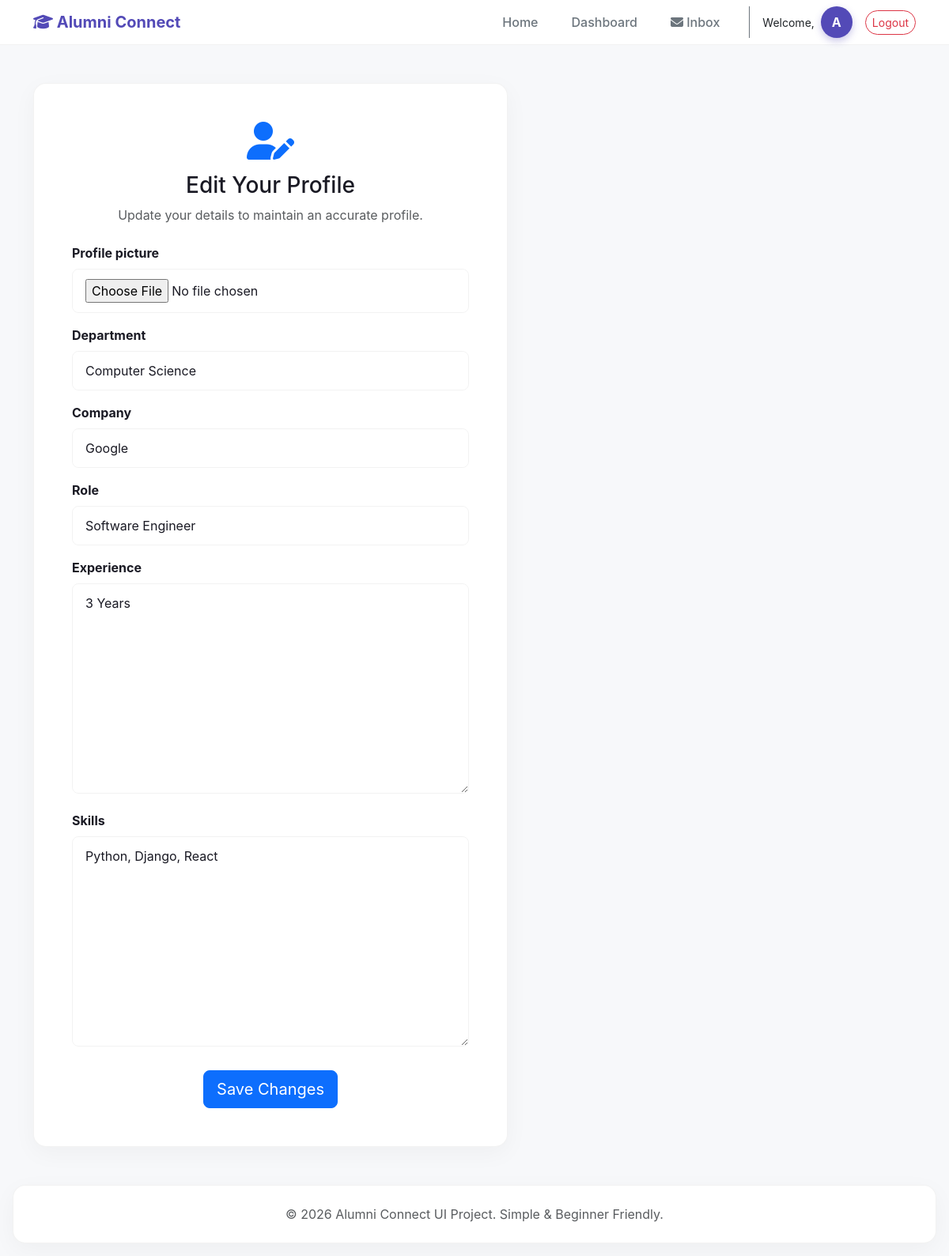
The app's page /profile/edit/ (signed in) with its own data.
### mainapp/models.py (models this page shows, shortened)
class User(AbstractUser):
    is_student = models.BooleanField('student status', default=False)
    is_alumni = models.BooleanField('alumni status', default=False)

class AlumniProfile(models.Model):
    user = models.OneToOneField(User, on_delete=models.CASCADE, related_name='alumni_profile')
    profile_picture = models.ImageField(upload_to='profile_pics/', blank=True, null=True)
    department = models.CharField(max_length=100)
    company = models.CharField(max_length=100, blank=True)
    role = models.CharField(max_length=100, blank=True)
    experience = models.TextField(blank=True)  # in years or description
    skills = models.TextField(blank=True)
    is_verified = models.BooleanField(default=False)

### mainapp/views.py (the view)
# urls.py: path('profile/edit/', views.edit_profile_view, name='edit_profile'),
@login_required
def edit_profile_view(request):
    if getattr(request.user, 'is_student', False):
        profile = request.user.student_profile
        from .forms import StudentProfileForm
        form_class = StudentProfileForm
        redirect_to = 'student_dashboard'
    elif getattr(request.user, 'is_alumni', False):
        profile = request.user.alumni_profile
        from .forms import AlumniProfileForm
        form_class = AlumniProfileForm
        redirect_to = 'alumni_dashboard'
    else:
        return redirect('home')
    if request.method == 'POST':
        form = form_class(request.POST, request.FILES, instance=profile)
        if form.is_valid():
            form.save()
            return redirect(redirect_to)
    else:
        form = form_class(instance=profile)
    return render(request, 'edit_profile.html', {'form': form})

### mainapp/forms.py
class AlumniProfileForm(forms.ModelForm):
    class Meta:
        model = AlumniProfile
        fields = ['profile_picture', 'department', 'company', 'role', 'experience', 'skills']

### templates/edit_profile.html (shortened to what this page needs)
{% extends 'base.html' %}
{% block content %}
<div class="auth-wrapper fade-in">
    <div class="glass-card p-5 tilt-effect" style="max-width: 600px; width: 100%;">
        <div class="text-center mb-4">
            <i class="fa-solid fa-user-pen text-primary mb-3" style="font-size: 3rem;"></i>
            <h3>Edit Your Profile</h3>
            <p class="text-muted">Update your details to maintain an accurate profile.</p>
        </div>
        <form method="post" enctype="multipart/form-data" autocomplete="off">
            {% for field in form %}
                <div class="mb-3 text-start">
                    <label class="form-label fw-bold">{{ field.label }}</label>
                    <div style="color:var(--text-color);">
                        {{ field }}
                    </div>
                </div>
            {% endfor %}
            <div class="d-grid gap-2 mt-4 text-center">
                <button type="submit" class="btn btn-3d btn-lg btn-primary" style="max-width: 250px; margin: 0 auto;">Save Changes</button>
            </div>
        </form>
    </div>
</div>
{% endblock %}

### templates/base.html (shortened to what this page needs)
{% load static %}
<!DOCTYPE html>
<html lang="en">
<head>
    <link href="https://cdn.jsdelivr.net/npm/bootstrap@5.3.0/dist/css/bootstrap.min.css" rel="stylesheet">
    <link rel="stylesheet" href="https://cdnjs.cloudflare.com/ajax/libs/font-awesome/6.4.0/css/all.min.css">
    <link rel="stylesheet" href="{% static 'css/style.css' %}">
</head>
<body>
    <nav class="navbar navbar-expand-lg modern-navbar sticky-top tilt-effect">
        <div class="container tilt-inner">
            <a class="navbar-brand fw-bold " href="{% url 'home' %}">
                <i class="fa-solid fa-graduation-cap text-primary-brand"></i> <span class="text-primary-brand">Alumni Connect</span>
            </a>
            <div class="collapse navbar-collapse" id="navbarNav">
                <ul class="navbar-nav ms-auto align-items-center">
                    <li class="nav-item">
                        <a class="nav-link {% if request.resolver_match.url_name == 'home' %}active-pill{% endif %}" href="{% url 'home' %}">Home</a>
                    </li>
                    {% if user.is_authenticated %}
                        {% if user.is_student %}
                        <li class="nav-item"><a class="nav-link {% if request.resolver_match.url_name == 'student_dashboard' %}active-pill{% endif %}" href="{% url 'student_dashboard' %}">Dashboard</a></li>
                        <li class="nav-item"><a class="nav-link {% if request.resolver_match.url_name == 'chat_inbox' %}active-pill{% endif %}" href="{% url 'chat_inbox' %}"><i class="fa-solid fa-envelope"></i> Inbox</a></li>
                        {% elif user.is_alumni %}
                        <li class="nav-item"><a class="nav-link {% if request.resolver_match.url_name == 'alumni_dashboard' %}active-pill{% endif %}" href="{% url 'alumni_dashboard' %}">Dashboard</a></li>
                        <li class="nav-item"><a class="nav-link {% if request.resolver_match.url_name == 'chat_inbox' %}active-pill{% endif %}" href="{% url 'chat_inbox' %}"><i class="fa-solid fa-envelope"></i> Inbox</a></li>
                        {% elif user.is_superuser %}
                        <li class="nav-item"><a class="nav-link {% if request.resolver_match.url_name == 'admin_dashboard' %}active-pill{% endif %}" href="{% url 'admin_dashboard' %}">Admin Dashboard</a></li>
                        {% endif %}
                        <li class="nav-item ms-3 border-start ps-3 border-secondary d-flex align-items-center gap-2">
                            <span class="text-dark small">Welcome,</span>
                            <div class="avatar-circle" title="{{ user.username }}" style="overflow: hidden;">
                                {% if user.is_student and user.student_profile.profile_picture %}
                                    <img src="{{ user.student_profile.profile_picture.url }}" alt="{{ user.username }}" style="width: 100%; height: 100%; object-fit: cover;">
                                {% elif user.is_alumni and user.alumni_profile.profile_picture %}
                                    <img src="{{ user.alumni_profile.profile_picture.url }}" alt="{{ user.username }}" style="width: 100%; height: 100%; object-fit: cover;">
                                {% else %}
                                    {{ user.username|make_list|first }}
                                {% endif %}
                            </div>
                        </li>
                        <li class="nav-item ms-3">
                            <form action="{% url 'logout' %}" method="post" class="d-inline">
                                <button type="submit" class="btn btn-sm btn-outline-danger" style="border-radius: 20px;">Logout</button>
                            </form>
                        </li>
                    {% endif %}
                </ul>
            </div>
        </div>
    </nav>
    <main class="container my-5">
        {% block content %}
        {% endblock content %}
    </main>
    <footer class="text-center py-4 mt-5 glass-card mx-3 mb-3">
        <p class="mb-0 text-muted">&copy; 2026 Alumni Connect UI Project. Simple & Beginner Friendly.</p>
    </footer>
</body>
</html>

### static/css/style.css (style rules this page uses)
:root { --shell-bg: #f7f8fa; --card-bg: #ffffff; --primary-color: #534AB7; --teal-color: #0F6E56; --coral-color: #993C1D; --text-dark: #1a1a24; --text-muted: #6c757d; --glass-border: rgba(0, 0, 0, 0.05); }
body { margin: 0; font-family: 'Inter', system-ui, -apple-system, sans-serif; background: var(--shell-bg); color: var(--text-dark); min-height: 100vh; overflow-x: hidden; }
.glass-card { background: var(--card-bg); border: 1px solid var(--glass-border); border-radius: 16px; padding: 2rem; transition: all 0.4s cubic-bezier(0.175, 0.885, 0.32, 1.275); box-shadow: 0 8px 30px rgba(0, 0, 0, 0.04); transform-style: preserve-3d; }
.btn { transition: all 0.3s ease; }
.modern-navbar { background: rgba(255, 255, 255, 0.95); backdrop-filter: blur(10px); border-bottom: 1px solid var(--glass-border); }
.modern-navbar .navbar-brand { color: var(--primary-color) !important; }
.modern-navbar .nav-link { color: var(--text-muted) !important; font-weight: 500; border-radius: 20px; margin: 0 5px; padding: 8px 16px !important; transition: all 0.3s ease; }
.text-primary-brand { color: var(--primary-color) !important; }
.avatar-circle { width: 40px; height: 40px; border-radius: 50%; background: var(--primary-color); display: flex !important; align-items: center; justify-content: center; font-weight: bold; color: white !important; box-shadow: 0 4px 10px rgba(83, 74, 183, 0.3); text-transform: uppercase; text-decoration: none; }
.fade-in { animation: fadeIn 0.8s ease forwards; opacity: 0; }
.tilt-effect { will-change: transform; }
.tilt-inner { transform: translateZ(40px); }

### templates/edit_profile.html (style rules this page uses)
.auth-wrapper input, .auth-wrapper textarea, .auth-wrapper select { width: 100%; padding: 0.75rem 1rem; border: 1px solid var(--glass-border); border-radius: 8px; background: var(--glass-bg); color: var(--text-color); }

### records on screen
User: username|make_list "A"
AlumniProfile: form "Computer Science" "Google" "Software Engineer" "3 Years" "Python, Django, React"

### other values on screen
{{ field.label }} "Profile picture" "Department" "Company" "Role" "Experience" "Skills"
